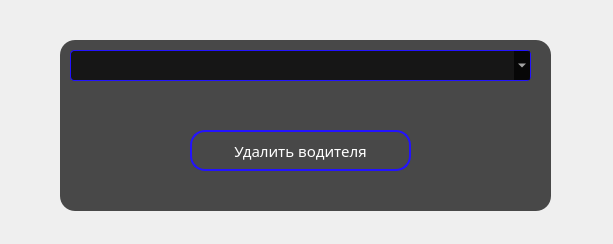
<?xml version="1.0" encoding="UTF-8"?>
<ui version="4.0">
 <class>DeleteDriver</class>
 <widget class="QMainWindow" name="DeleteDriver">
  <property name="geometry">
   <rect>
    <x>0</x>
    <y>0</y>
    <width>613</width>
    <height>244</height>
   </rect>
  </property>
  <property name="windowTitle">
   <string>Delete driver</string>
  </property>
  <property name="layoutDirection">
   <enum>Qt::LeftToRight</enum>
  </property>
  <property name="styleSheet">
   <string notr="true">
#form{
background:url(img/pbg4.jpg)
}

QFrame{
background: rgba(0,0,0,0.7);
border-radius:15px;
}

QComboBox{
border:1px solid #2312ff;
border-radius:4px;
padding-left: 10px;
background:rgba(0,0,0,0.7);
color:white;
}
QComboBox:on{
border:2px solid #2312ff;
}
QComboBox QListView{
font-size:12px;
border: 1px solid rgba(0,0,0,10%);
padding: 5px;
background:rgba(0,0,0,0.7);
color:white;
outline:0px;
}
QComboBox QListView::item{
pading-left:10px;
background-color:rgba(0,0,0,0.7);
}
QComboBox QListView::item:hover{
background-color:#1e90ff;
}
QComboBox QListView::item:selected{
background-color:#1e90ff;
}
QPushButton{
border-radius:15px;
color:white;
border:2px solid #2312ff;
background:transparent;
}
QPushButton:hover{
border-radius:15px;
border:2px solid red;
color:white;
background: transparent;
}
</string>
  </property>
  <widget class="QWidget" name="form">
   <widget class="QFrame" name="frame">
    <property name="geometry">
     <rect>
      <x>60</x>
      <y>40</y>
      <width>491</width>
      <height>171</height>
     </rect>
    </property>
    <property name="layoutDirection">
     <enum>Qt::LeftToRight</enum>
    </property>
    <property name="frameShape">
     <enum>QFrame::StyledPanel</enum>
    </property>
    <property name="frameShadow">
     <enum>QFrame::Raised</enum>
    </property>
    <widget class="QComboBox" name="cb_drivers">
     <property name="geometry">
      <rect>
       <x>10</x>
       <y>10</y>
       <width>461</width>
       <height>31</height>
      </rect>
     </property>
     <property name="font">
      <font>
       <family>Century Gothic</family>
       <pointsize>11</pointsize>
      </font>
     </property>
    </widget>
    <widget class="QPushButton" name="delete_driver_btn">
     <property name="geometry">
      <rect>
       <x>130</x>
       <y>90</y>
       <width>221</width>
       <height>41</height>
      </rect>
     </property>
     <property name="font">
      <font>
       <family>Century Gothic</family>
       <pointsize>11</pointsize>
      </font>
     </property>
     <property name="text">
      <string>Удалить водителя</string>
     </property>
    </widget>
   </widget>
  </widget>
 </widget>
 <resources/>
 <connections/>
</ui>
